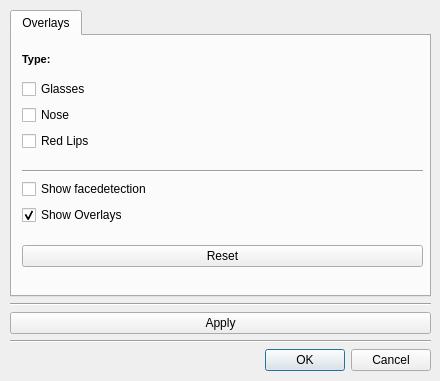
<?xml version="1.0" encoding="UTF-8"?>
<ui version="4.0">
 <class>ImageProcessingSettingsDialog</class>
 <widget class="QDialog" name="ImageProcessingSettingsDialog">
  <property name="geometry">
   <rect>
    <x>0</x>
    <y>0</y>
    <width>440</width>
    <height>381</height>
   </rect>
  </property>
  <property name="windowTitle">
   <string>Image Processing Settings</string>
  </property>
  <widget class="QWidget" name="layoutWidget1">
   <property name="geometry">
    <rect>
     <x>10</x>
     <y>10</y>
     <width>421</width>
     <height>361</height>
    </rect>
   </property>
   <layout class="QVBoxLayout" name="verticalLayout_40">
    <item>
     <widget class="QTabWidget" name="tabWidget">
      <property name="currentIndex">
       <number>0</number>
      </property>
      <widget class="QWidget" name="overlaytab">
       <attribute name="title">
        <string>Overlays</string>
       </attribute>
       <widget class="QWidget" name="layoutWidget2_5">
        <property name="geometry">
         <rect>
          <x>10</x>
          <y>10</y>
          <width>401</width>
          <height>221</height>
         </rect>
        </property>
        <layout class="QVBoxLayout" name="verticalLayout_41">
         <item>
          <layout class="QHBoxLayout" name="horizontalLayout_48">
           <item>
            <layout class="QVBoxLayout" name="verticalLayout_42">
             <item>
              <layout class="QHBoxLayout" name="horizontalLayout"/>
             </item>
             <item>
              <widget class="QLabel" name="label_68">
               <property name="sizePolicy">
                <sizepolicy hsizetype="Preferred" vsizetype="Minimum">
                 <horstretch>0</horstretch>
                 <verstretch>0</verstretch>
                </sizepolicy>
               </property>
               <property name="minimumSize">
                <size>
                 <width>0</width>
                 <height>27</height>
                </size>
               </property>
               <property name="maximumSize">
                <size>
                 <width>140</width>
                 <height>27</height>
                </size>
               </property>
               <property name="font">
                <font>
                 <pointsize>8</pointsize>
                 <weight>75</weight>
                 <bold>true</bold>
                </font>
               </property>
               <property name="text">
                <string>Type:</string>
               </property>
              </widget>
             </item>
             <item>
              <layout class="QVBoxLayout" name="verticalLayout_43">
               <item>
                <widget class="QCheckBox" name="glasses">
                 <property name="text">
                  <string>Glasses</string>
                 </property>
                </widget>
               </item>
               <item>
                <widget class="QCheckBox" name="nose">
                 <property name="text">
                  <string>Nose</string>
                 </property>
                </widget>
               </item>
               <item>
                <widget class="QCheckBox" name="redlips">
                 <property name="text">
                  <string>Red Lips</string>
                 </property>
                </widget>
               </item>
               <item>
                <spacer name="verticalSpacer_29">
                 <property name="orientation">
                  <enum>Qt::Vertical</enum>
                 </property>
                 <property name="sizeHint" stdset="0">
                  <size>
                   <width>20</width>
                   <height>40</height>
                  </size>
                 </property>
                </spacer>
               </item>
              </layout>
             </item>
            </layout>
           </item>
          </layout>
         </item>
         <item>
          <widget class="Line" name="line">
           <property name="orientation">
            <enum>Qt::Horizontal</enum>
           </property>
          </widget>
         </item>
         <item>
          <widget class="QCheckBox" name="showFacedetection">
           <property name="text">
            <string>Show facedetection</string>
           </property>
          </widget>
         </item>
         <item>
          <widget class="QCheckBox" name="showOverlays">
           <property name="text">
            <string>Show Overlays</string>
           </property>
           <property name="checked">
            <bool>true</bool>
           </property>
          </widget>
         </item>
         <item>
          <spacer name="verticalSpacer_31">
           <property name="orientation">
            <enum>Qt::Vertical</enum>
           </property>
           <property name="sizeHint" stdset="0">
            <size>
             <width>20</width>
             <height>40</height>
            </size>
           </property>
          </spacer>
         </item>
         <item>
          <widget class="QPushButton" name="resetOverlays">
           <property name="text">
            <string>Reset</string>
           </property>
          </widget>
         </item>
        </layout>
       </widget>
      </widget>
     </widget>
    </item>
    <item>
     <widget class="Line" name="line_9">
      <property name="orientation">
       <enum>Qt::Horizontal</enum>
      </property>
     </widget>
    </item>
    <item>
     <layout class="QHBoxLayout" name="horizontalLayout_59">
      <item>
       <widget class="QPushButton" name="applyButton">
        <property name="toolTip">
         <string>&lt;html&gt;&lt;head/&gt;&lt;body&gt;&lt;p&gt;If you are in the &amp;quot;Single Image Mode&amp;quot; then the apply function only updates the stored settings. To really apply hit &amp;quot;OK&amp;quot;&lt;/p&gt;&lt;/body&gt;&lt;/html&gt;</string>
        </property>
        <property name="text">
         <string>Apply</string>
        </property>
       </widget>
      </item>
     </layout>
    </item>
    <item>
     <widget class="Line" name="line_10">
      <property name="orientation">
       <enum>Qt::Horizontal</enum>
      </property>
     </widget>
    </item>
    <item>
     <widget class="QDialogButtonBox" name="okCancelBox">
      <property name="orientation">
       <enum>Qt::Horizontal</enum>
      </property>
      <property name="standardButtons">
       <set>QDialogButtonBox::Cancel|QDialogButtonBox::Ok</set>
      </property>
     </widget>
    </item>
   </layout>
  </widget>
 </widget>
 <tabstops>
  <tabstop>tabWidget</tabstop>
  <tabstop>applyButton</tabstop>
  <tabstop>okCancelBox</tabstop>
  <tabstop>resetOverlays</tabstop>
 </tabstops>
 <resources/>
 <connections>
  <connection>
   <sender>okCancelBox</sender>
   <signal>accepted()</signal>
   <receiver>ImageProcessingSettingsDialog</receiver>
   <slot>accept()</slot>
   <hints>
    <hint type="sourcelabel">
     <x>220</x>
     <y>356</y>
    </hint>
    <hint type="destinationlabel">
     <x>219</x>
     <y>189</y>
    </hint>
   </hints>
  </connection>
  <connection>
   <sender>okCancelBox</sender>
   <signal>rejected()</signal>
   <receiver>ImageProcessingSettingsDialog</receiver>
   <slot>reject()</slot>
   <hints>
    <hint type="sourcelabel">
     <x>220</x>
     <y>356</y>
    </hint>
    <hint type="destinationlabel">
     <x>219</x>
     <y>189</y>
    </hint>
   </hints>
  </connection>
 </connections>
</ui>
